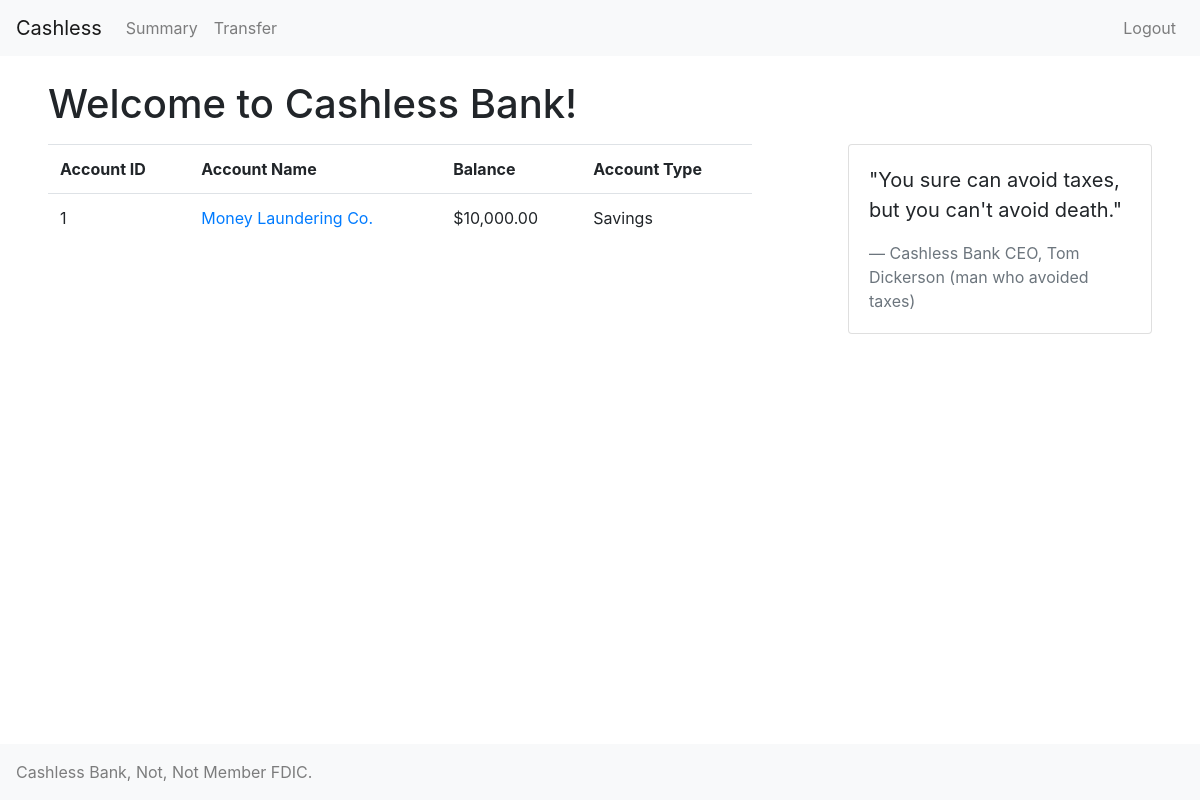
/account.php (signed in), run on an earlier commit of the app's database.
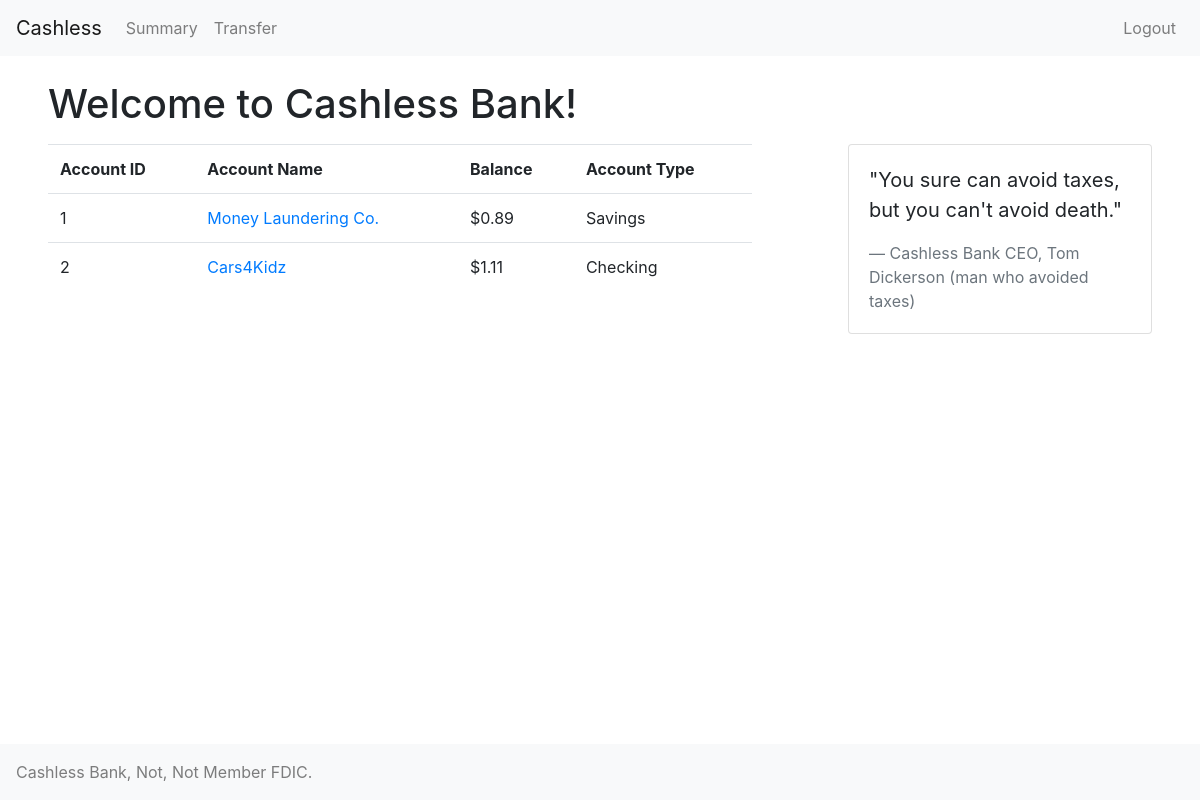
And on a later commit of the database.
### tables this page shows
CREATE TABLE `account` (
  `accountID` int(11) NOT NULL,
  `name` varchar(50) NOT NULL,
  `balance` int(11) NOT NULL,
  `interestRate` int(11) DEFAULT NULL,
  `minimumBalance` int(11) DEFAULT NULL
);

### lib/database/account.php (called while the page is built, shortened)
<?php
require_once './lib/database/checkingAccount.php';
require_once './lib/database/savingsAccount.php';
abstract class Account {
  public $balance;
  public static function getAccountByID($id) {
    global $mysqli;
    $statement = $mysqli->prepare('SELECT accountID, name, balance, interestRate, minimumBalance FROM account WHERE accountID=?');
    $statement->bind_param('i', $id);
    $statement->execute();
    $statement->bind_result($accountID, $name, $balance, $interestRate, $minimumBalance);
    $obj = null;
    if ($interestRate !== null) {
      $obj = new SavingsAccount();
      $obj->interestRate = $interestRate;
    } elseif ($minimumBalance !== null) {
      $obj = new CheckingAccount();
      $obj->interestRate = $minimumBalance;
    }
    $obj->accountID = $accountID;
    $obj->name = $name;
    $obj->balance = $balance;
    return $obj;
  }
  public function getFormattedBalance() {
    return number_format($this->balance / 100, 2);
  }
}
?>

### lib/database/accountholder.php (called while the page is built, shortened)
<?php
class AccountHolder {
  public static function getByCustomerID($id) {
    global $mysqli;
    $statement = $mysqli->prepare('SELECT customerID, accountID FROM accountholders WHERE customerID=?');
    $statement->bind_param('i', $id);
    $statement->execute();
    $statement->bind_result($customerID, $accountID);
    $array = [];
    while ($statement->fetch()) {
      $obj = new AccountHolder();
      $obj->customerID = $customerID;
      $obj->accountID = $accountID;
      array_push($array, $obj);
    }
    return $array;
  }
}
?>

### lib/database/savingsAccount.php (called while the page is built, shortened)
<?php
require_once './lib/database/account.php';
class SavingsAccount extends Account {
    public function accountType() {
      return "Savings";
    }
}
?>

### lib/quotes.php (called while the page is built)
<?php
  $quotesArray = [
    [
      'quote' => 'You sure can avoid taxes, but you can\'t avoid death.',
      'subquote' => 'man who avoided taxes'
    ],
    [
      'quote' => 'Money laundering is only illegal if you get caught.',
      'subquote' => 'uncaught money launderer'
    ],
    [
      'quote' => 'This bank is as secure as Fort Nox! Unhackable!',
      'subquote' => 'man who\'s bank was hacked'
    ],
    [
      'quote' => 'Have you tried Quibi yet? Next big thing in TV!',
      'subquote' => 'majority investor in Quibi'
    ],
    [
      'quote' => 'Perception is reality.',
      'subquote' => 'man who lacks both'
    ]
  ];
  function getRandomQuote() {
    global $quotesArray;
    return $quotesArray[rand(0, count($quotesArray) - 1)];
  }
?>

### lib/database/checkingAccount.php (called while the page is built, shortened)
<?php
require_once './lib/database/account.php';
class CheckingAccount extends Account {
  public function accountType() {
    return "Checking";
  }
}
?>

### account.php (the view, shortened to what this page needs)
<?php
  include './lib/all.php';
  if (requiresAuth()) {
    $accountHolders = AccountHolder::getByCustomerID($_SESSION['customerID']);
    $accounts = [];
    foreach ($accountHolders as &$accountHolder) {
      array_push($accounts, Account::getAccountByID($accountHolder->accountID));
    }
  }
?>
<div class="container-fluid">
  <div class="row mt-4">
    <div class="col px-5">
      <h1>Welcome to Cashless Bank!</h1>
    </div>
  </div>
  <div class="row mt-2">
    <div class="col-8 px-5">
      <table class="table">
        <tr>
          <th>Account ID</th>
          <th>Account Name</th>
          <th>Balance</th>
          <th>Account Type</th>
        </tr>
        <?php foreach ($accounts as &$account): ?>
        <tr>
            <td><?php echo $account->accountID; ?></td>
            <td><a href="/history.php?id=<?php echo $account->accountID; ?>"><?php echo $account->name; ?></a></td>
            <td>$<?php echo $account->getFormattedBalance(); ?></td>
            <td><?php echo $account->accountType(); ?></td>
        </tr>
      <?php endforeach; ?>
      </table>
    </div>
    <?php $quote = getRandomQuote(); ?>
    <div class="col px-5">
      <div class="card">
        <div class="card-body">
          <blockquote class="blockquote mb-0">
            <p>"<?php echo $quote['quote']; ?>"</p>
            <footer class="blockquote-footer">Cashless Bank CEO, Tom Dickerson (<?php echo $quote['subquote']; ?>)</footer>
          </blockquote>
        </div>
      </div>
    </div>
  </div>
</div>

What changed in the data, as far as the page shows it:
changed account "Money Laundering Co.": balance "10,000.00" → "0.89"
added account: accountID "2", name "Cars4Kidz", balance "1.11", accountType "Checking"
